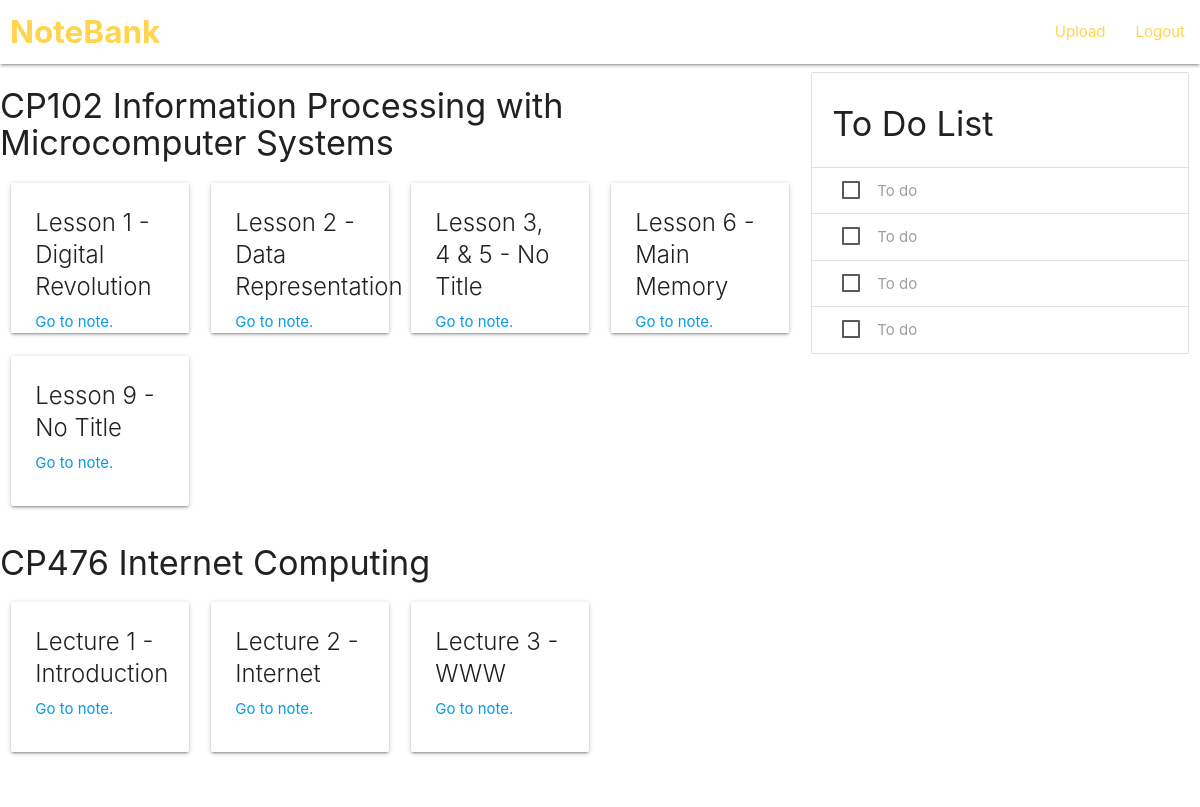
/home/, run on the app's committed database.
### courses/models.py (models this page shows)
class Courses(models.Model):
    name = models.CharField(max_length = 100)
    code = models.CharField(max_length = 100)

### notes/models.py (models this page shows)
class Notes(models.Model):
    name = models.CharField(max_length = 100)
    link = models.CharField(max_length = 100)
    course_name = models.CharField(max_length = 100)
    university_name = models.ForeignKey(University, max_length = 100, on_delete = models.CASCADE)
    professor = models.CharField(max_length = 100)
    mark = models.CharField(max_length = 3)
    time_taken = models.CharField(max_length = 4)

### home/views.py (the view)
# urls.py: 2. Add a URL to urlpatterns:  path('', views.home, name='home')
def home(request):
    if request.method == 'GET':
        courses = retrieveCourses()
        notes = retrieveNotes()
        return render(request, 'home.html', {'courses': courses, 'notes': notes})

### home/views.py (called while the page is built)
def retrieveCourses():
    courses = Courses.objects.all()
    return courses

def retrieveNotes():
    notes = Notes.objects.all()
    return notes

### home/templates/home.html (shortened to what this page needs)
<!DOCTYPE html>
<html>
    <head>
        {% load static %}
        <link rel="stylesheet" href="{% static 'materialize/css/materialize.css' %}">
    </head>
    <body>
        <nav class="white">
          <div class="nav-wrapper">
            <a href="/home/" class="brand-logo amber-text text-lighten-2">NoteBank</a>
              <ul class="hide-on-med-and-down right">
                    <li><a href="/upload/" class="amber-text text-lighten-2">Upload</a></li>
                    <li><a href="/logout/" class="amber-text text-lighten-2">Logout</a></li>
             </ul>
        </div>
      </nav>
        <div class="row">
            <div class="col s8">
                    {% for course in courses %}
                <div class="row">
                <h4>{{course.code}} {{course.name}}</h4>
                {% for note in notes %}
                    {% if note.course_name == course.code %}
                    <div class="col s3">
                        <div class="card" style="height:150px;">
                            <div class="card-content">
                                <span class="card-title activator grey-text text-darken-4">{{note.name}}</span>
                                <p><a href="{% static 'notes/'|add:course.code|add:'/'|add:note.name|add:'.pdf' %}">Go to note.</a></p>
                            </div>
                        </div>
                    </div>
                    {% endif %}
                {% endfor %}
            </div>
            {% endfor %}
        </div>
            <div class="col s4">
                <ul class="collection with-header">
                    <li class="collection-header"><h4>To Do List</h4></li>
                    <li class="collection-item"><label>
                        <span>To do</span>
                    </label></li>
                    <li class="collection-item"><label>
                        <span>To do</span>
                    </label></li>
                    <li class="collection-item"><label>
                        <span>To do</span>
                    </label></li>
                    <li class="collection-item"><label>
                        <span>To do</span>
                    </label></li>
            </div>
        </div>
    </body>
</html>

### data on the page
Notes: name "Lesson 1 - Digital Revolution"
Notes: name "Lesson 2 - Data Representation"
Notes: name "Lesson 3, 4 & 5 - No Title"
Notes: name "Lesson 6 - Main Memory"
Notes: name "Lesson 9 - No Title"
Courses: code "CP476", name "Internet Computing"
Notes: name "Lecture 1 - Introduction"
Notes: name "Lecture 2 - Internet"
Notes: name "Lecture 3 - WWW"
